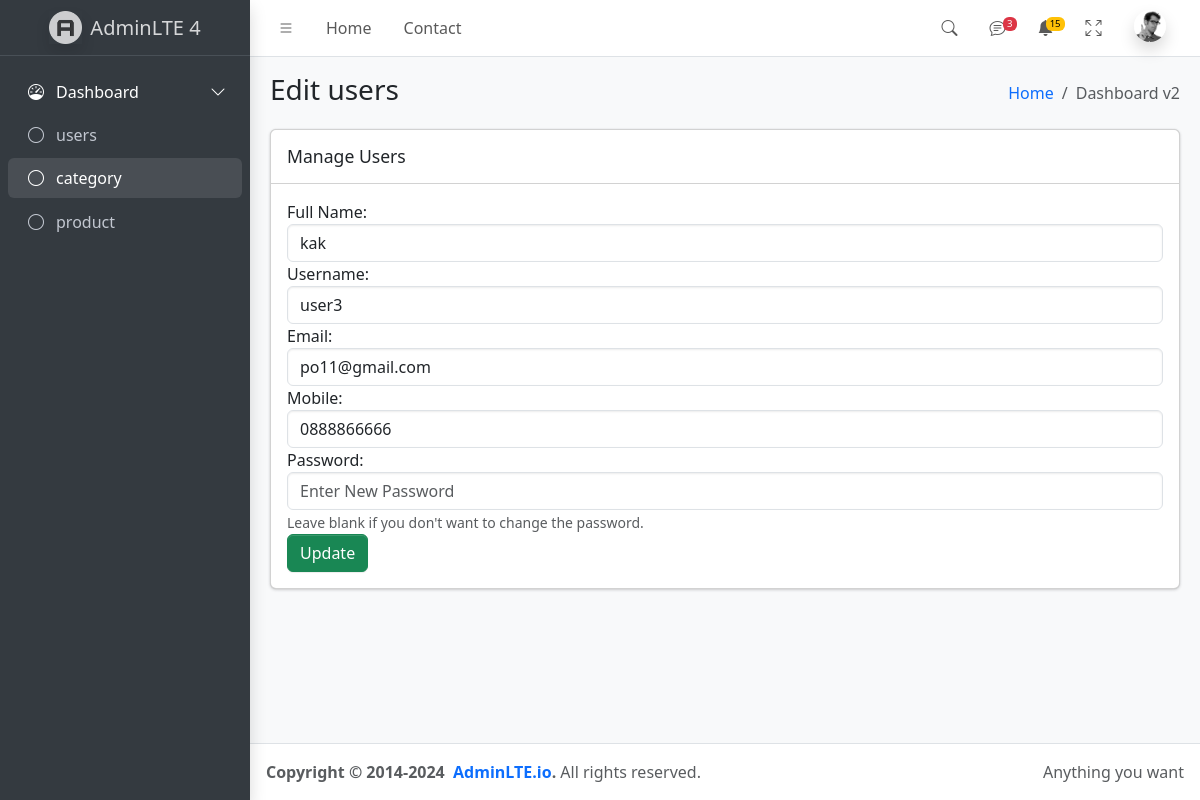
The page /admin/edit-user.php?id=1 on the database its author committed.
### tables this page shows
CREATE TABLE `userdata` (
  `id` int(11) NOT NULL,
  `fullname` varchar(200) NOT NULL,
  `username` varchar(20) NOT NULL,
  `useremail` varchar(100) NOT NULL,
  `usermobile` varchar(10) NOT NULL,
  `loginpassword` varchar(255) NOT NULL,
  `regdate` timestamp NOT NULL DEFAULT current_timestamp(),
  `user_type` tinyint(2) NOT NULL DEFAULT 1
);

### admin/edit-user.php (the view, shortened to what this page needs)
<?php
include("../include/config.php");
error_reporting(0);?>
<!doctype html>
<html lang="en">
  <head>
    <link
      rel="stylesheet"
      href="https://cdn.jsdelivr.net/npm/@fontsource/source-sans-3@5.0.12/index.css"
    />
    <link
      rel="stylesheet"
      href="https://cdn.jsdelivr.net/npm/overlayscrollbars@2.10.1/styles/overlayscrollbars.min.css"
    />
    <link
      rel="stylesheet"
      href="https://cdn.jsdelivr.net/npm/bootstrap-icons@1.11.3/font/bootstrap-icons.min.css"
    />
    <link rel="stylesheet" href="css/adminlte.css" />
    <link
      rel="stylesheet"
      href="https://cdn.jsdelivr.net/npm/apexcharts@3.37.1/dist/apexcharts.css"
    />
  </head>
  <body class="layout-fixed sidebar-expand-lg bg-body-tertiary">
    <div class="app-wrapper">
      <?php include("include/navbar.php")?>
      <aside class="app-sidebar bg-body-secondary shadow" data-bs-theme="dark">
        <div class="sidebar-brand">
          <a href="./dashboard.php" class="brand-link">
            <img
              src="./assets/img/AdminLTELogo.png"
              alt="AdminLTE Logo"
              class="brand-image opacity-75 shadow"
            />
            <span class="brand-text fw-light">AdminLTE 4</span>
          </a>
        </div>
        <?php include("include/sidebar.php")?>
      </aside>
      <main class="app-main">
        <div class="app-content-header">
          <div class="container-fluid">
            <div class="row">
              <div class="col-sm-6"><h3 class="mb-0">Edit users</h3></div>
              <div class="col-sm-6">
                <ol class="breadcrumb float-sm-end">
                  <li class="breadcrumb-item"><a href="#">Home</a></li>
                  <li class="breadcrumb-item active" aria-current="page">Dashboard v2</li>
                </ol>
              </div>
            </div>
          </div>
        </div>
        <div class="app-content">
          <div class="container-fluid">
            <div class="col-md-12">
                <div class="card mb-4">
                  <div class="card-header"><h3 class="card-title">Manage Users</h3></div>
                  <div class="card-body">
                      <form action="edit-users-api.php" method="post">
                          <?php
                              $editid = $_GET['id'];
                              $sql = "SELECT * FROM userdata WHERE id=:eid";
                              $query = $dbh->prepare($sql);
                              $query->bindParam(':eid', $editid, PDO::PARAM_STR);
                              $query->execute();
                              $results = $query->fetchAll(PDO::FETCH_OBJ);
                              if ($query->rowCount() > 0) {
                                  foreach ($results as $row) {
                          ?>
                                      <div class="form-group">
                                          <label for="fullname">Full Name:</label>
                                          <input type="text" class="form-control" id="fullname" placeholder="Enter Full Name" name="fullname" value="<?php echo htmlspecialchars($row->fullname); ?>" required>
                                      </div>
                                      <div class="form-group">
                                          <label for="username">Username:</label>
                                          <input type="text" class="form-control" id="username" placeholder="Enter Username" name="username" value="<?php echo htmlspecialchars($row->username); ?>" required>
                                      </div>
                                      <div class="form-group">
                                          <label for="useremail">Email:</label>
                                          <input type="email" class="form-control" id="useremail" placeholder="Enter Email" name="useremail" value="<?php echo htmlspecialchars($row->useremail); ?>" required>
                                      </div>
                                      <div class="form-group">
                                          <label for="usermobile">Mobile:</label>
                                          <input type="text" maxlength="10" pattern="[0-9]{10}" title="Enter 10-digit number only" class="form-control" id="usermobile" placeholder="Enter Mobile Number" name="usermobile" value="<?php echo htmlspecialchars($row->usermobile); ?>" required>
                                      </div>
                                      <div class="form-group">
                                          <label for="loginpassword">Password:</label>
                                          <input type="password" class="form-control" id="loginpassword" placeholder="Enter New Password" name="loginpassword">
                                          <small class="text-muted">Leave blank if you don't want to change the password.</small>
                                      </div>
                          <?php
                                  }
                              }
                          ?>
                          <button type="submit" class="btn btn-success" name="update" id="update">Update</button>
                      </form>
                  </div>
                </div>
              </div>
          </div>
        </div>
      </main>
      <?php include("include/footer.php");?>
    </div>
  </body>
</html>

### rows shown on the page
userdata: fullname "kak", username "user3", useremail "po11@gmail.com", usermobile "0888866666"
